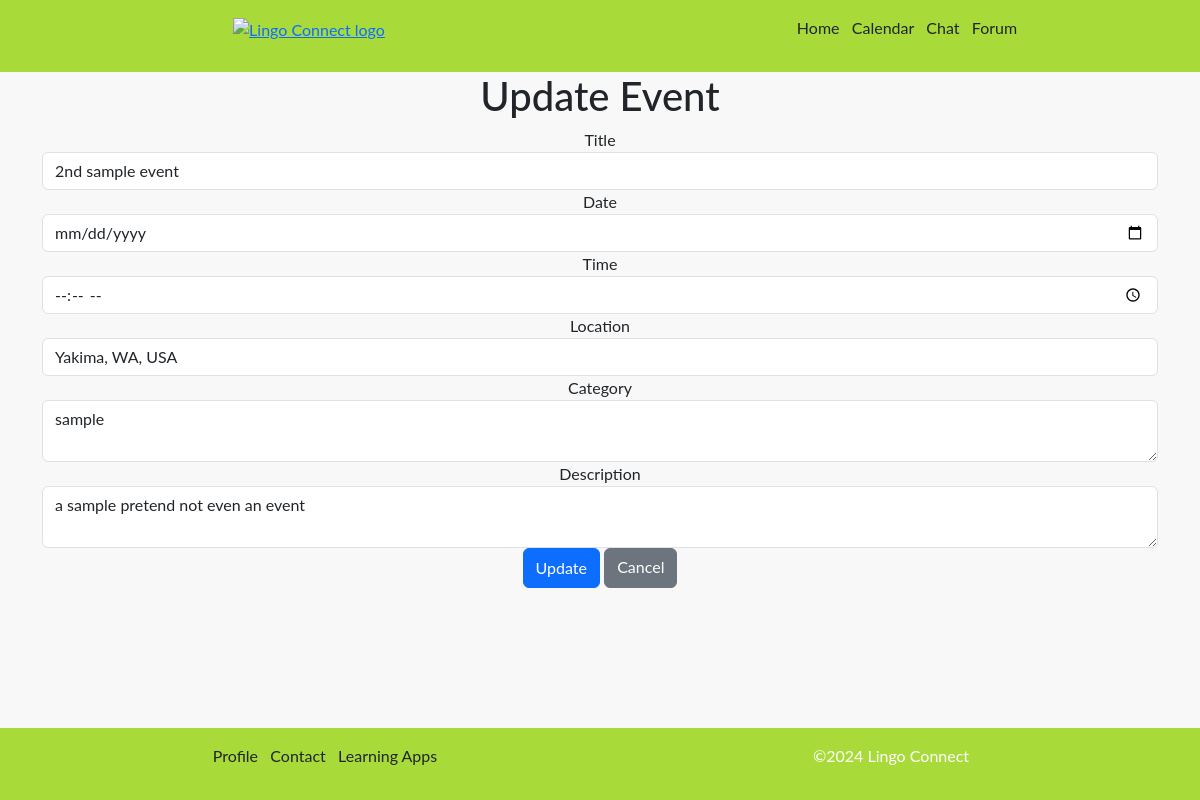
Page /update/4/ (signed in) on the earlier database version.
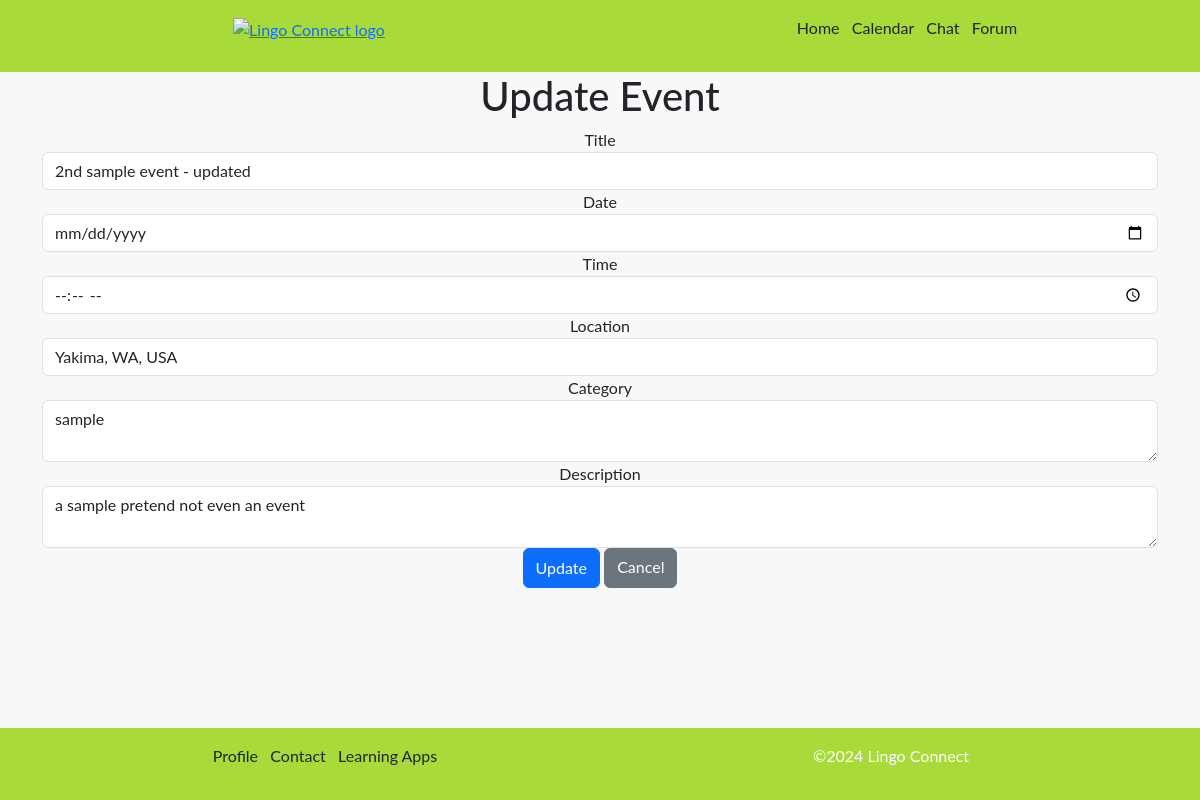
Same page on the later database version.
### app/models.py (models this page shows, shortened)
class Event(models.Model):
    title = models.CharField(max_length=200)
    location = models.CharField(max_length=50)
    category = models.CharField(max_length=50)
    date = models.DateField()
    time = models.TimeField()
    description = models.TextField(max_length=500)
    participants = models.ManyToManyField(User, related_name="events")
    owner = models.ForeignKey(settings.AUTH_USER_MODEL, on_delete=models.CASCADE, related_name="owned_events", default=1)

### app/views.py (the view)
# urls.py: path('update/<int:id>/', views.update_event, name='update_event'),
@login_required
def update_event(request, id):
    event = get_object_or_404(Event, id=id)
    if request.method == 'POST':
        form = EventForm(request.POST, instance=event)
        if form.is_valid():
            form.save()
            print(f"Event updated: {event}")
            return redirect('date_details', year=event.date.year, month=event.date.month, day=event.date.day)
        else:
            print("Form is not valid")
            print(form.errors)
    else:
        form = EventForm(instance=event)
    return render(request, 'update_event.html', {'form': form, 'event': event})

### app/forms.py
class EventForm(forms.ModelForm):
    class Meta:
        model = Event
        fields = ['title', 'date', 'time', 'location', 'category', 'description']
        widgets = {
            'date': forms.DateInput(attrs={'type': 'date'}),
            'time': forms.TimeInput(attrs={'type': 'time'}),
            'location': forms.TextInput(attrs={'id': 'location-input'}),
        }

### app/templates/update_event.html (shortened to what this page needs)
{% extends 'base.html' %}
{% block content %}
<div class="update-event-container">
    <h1>Update Event</h1>
    <form method="post" class="update-event-form">
        <div class="form-group">
            <label for="title">Title</label>
            <input type="text" class="form-control" id="title" name="title" value="{{ event.title }}">
        </div>
        <div class="form-group">
            <label for="date">Date</label>
            <input type="date" class="form-control" id="date" name="date" value="{{ event.date }}">
        </div>
            <label for="time">Time</label>
            <input type="time" class="form-control" id="time" name="time" value="{{ event.time }}">
        </div>
        <div class="form-group">
            <label for="location">Location</label>
            <input type="text" class="form-control" id="location" name="location" value="{{ event.location }}">
        </div>
        <div class="form-group">
            <label for="category">Category</label>
            <textarea class="form-control" id="category" name="category">{{ event.category }}</textarea>
        </div>
        <div class="form-group">
            <label for="description">Description</label>
            <textarea class="form-control" id="description" name="description">{{ event.description }}</textarea>
        </div>
        <button type="submit" class="btn btn-primary">Update</button>
        <a href="{% url 'date_details' event.date.year event.date.month event.date.day %}" class="btn btn-secondary">Cancel</a>
</div>
{% endblock %}

Differences in the rows shown:
changed Event "Yakima, WA, USA": title "2nd sample event" → "2nd sample event - updated"
